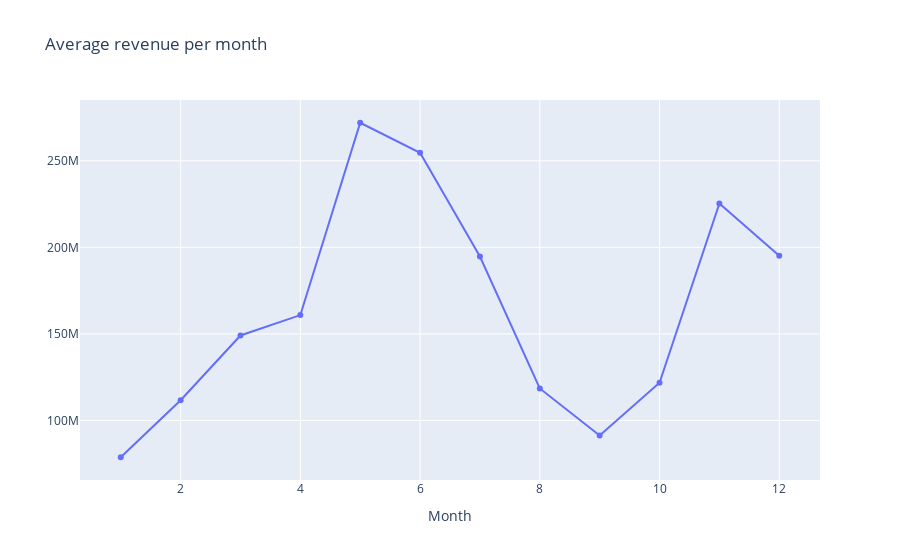

Notebook code cell kept with this figure:
### Markdown cell above
The graph above shows how revenues have increased over time, as have budgets invested

### Code cell
d2 = temp.groupby(['release_month'])['revenue'].mean()
data = [go.Scatter(x=d2.index, y=d2.values, name='mean revenue', yaxis='y')]
layout = go.Layout(dict(title = "Average revenue per month",
                  xaxis = dict(title = 'Month'),
                  yaxis2=dict(title='Average revenue', overlaying='y', side='right')
                  ),legend=dict(
                orientation="v"))
py.iplot(dict(data=data, layout=layout))

### Figure 1 — Plotly figure (JSON) as saved in the notebook; plotly's stock layout.template omitted (floating-point values rounded to 4 significant figures)
{"data": [{"name": "mean revenue", "type": "scatter", "x": [1, 2, 3, 4, 5, 6, 7, 8, 9, 10, 11, 12], "y": [78780000.0, 111700000.0, 149100000.0, 160900000.0, 272000000.0, 254600000.0, 194700000.0, 118500000.0, 91360000.0, 121800000.0, 225300000.0, 195200000.0], "yaxis": "y"}], "layout": {"legend": {"orientation": "v"}, "title": {"text": "Average revenue per month"}, "xaxis": {"title": {"text": "Month"}}, "yaxis2": {"overlaying": "y", "side": "right", "title": {"text": "Average revenue"}}}}
